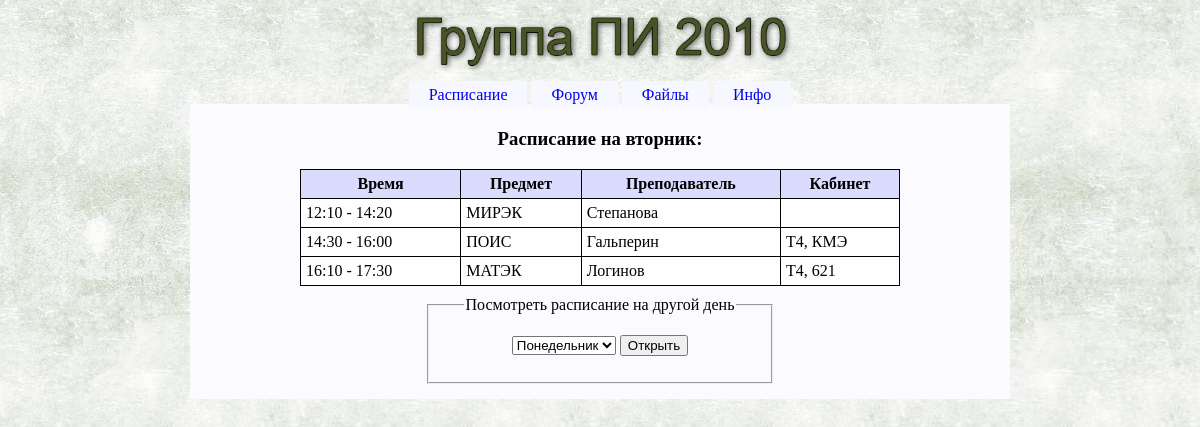
The page /timetable.php?week=2 on the database its author committed.
### tables this page shows
CREATE TABLE IF NOT EXISTS `c3_timetable` (
  `id` smallint(11) NOT NULL AUTO_INCREMENT,
  `day` enum('0','1','2','3','4','5','6') NOT NULL,
  `begin` time DEFAULT NULL,
  `end` time DEFAULT NULL,
  `title` varchar(20) NOT NULL,
  `teacher` varchar(20) DEFAULT NULL,
  `room` varchar(10) DEFAULT NULL,
  `parity` tinyint(4) NOT NULL DEFAULT '0',
  PRIMARY KEY (`id`)
);

### timetable.php (the view, shortened to what this page needs)
<?php
$week = array(0=>"воскресенье",1=>"понедельник",2=>"вторник",3=>"среда",4=>"четверг",5=>"пятница",6=>"суббота");
$parity = (date("W")%2 == 0) ? 2 : 1;
if(isset($_GET['week'])) {
	$weekint = abs(intval($_GET['week']));
	if($weekint > -1 || $weekint < 7) {
		$dnow = $weekint;
	}
	else {
		header("HTTP/1.1 301 Moved Permanently");
		header("Location: http://b1oki.hut4.ru/software/course3/index.php");
		exit;
	}
}
include("./include/sheader.php");
include("./include/nav.php");
?>
<section>
<h3>Расписание на <?php echo $week[$dnow]; ?>:</h3>
<?php
include("./include/connect.php");
$result = mysql_query("SELECT `id`, `day`, `begin`, `end`, `title`, `teacher`, `room`, `parity` FROM `c3_timetable` WHERE `day` = '$dnow' ORDER BY `begin`", $db) or die("Не могу выполнить запрос.");
if(mysql_num_rows($result)>0):
?>
	<table class="timetable">
		<thead>
		<tr>
			<th>Время</th>
			<th>Предмет</th>
			<th>Преподаватель</th>
			<th>Кабинет</th>
		</tr>
		</thead>
		<tbody>
<?php
	while ($row = mysql_fetch_assoc($result)):
		if(($row['parity'] == 0) || ($row['parity'] ==  $parity)):
			$hbegin = date("G", strtotime($row['begin']));
			$hend = date("G", strtotime($row['end']));
			$mbegin = date("i", strtotime($row['begin']));
			$mend = date("i", strtotime($row['end'])); ?>
		<tr>
			<td><?php echo $hbegin . ':' . $mbegin . ' - ' . $hend . ':' . $mend ?></td>
			<td><?php echo htmlspecialchars($row['title']) ?></td>
			<td><?php echo htmlspecialchars($row['teacher']) ?></td>
			<td><?php echo htmlspecialchars($row['room']) ?></td>
		</tr>
<?php endif; endwhile; ?>
		</tbody>
	</table>
<?php else:	echo "<p>На этот день нет занятий.</p>"; endif; ?>
<form action="timetable.php" method="get" class="chose_time">
	<fieldset>
		<legend>Посмотреть расписание на другой день</legend>
		<p>
			<select name="week">
				<option value="1">Понедельник</option>
			</select>
			<input type="submit" value="Открыть">
		</p>
	</fieldset>
</form>
</section>
</body>
</html>

### style.css (style rules this page uses)
section { margin:auto; padding:5px 10px; background:#fafaff; width:800px; }
table { border-collapse:collapse; }
table, tbody, thead, th, tr, td { margin:auto; border:1px solid #000; padding:5px; }
table.timetable { width:600px; }
th { background:#dbdbfd; text-align:center; }
tr { background:#fefefe; text-align:left; }
form.chose_time { margin:10px auto; width:350px; }

### rows shown on the page
c3_timetable: begin "12", begin "10", end "14", end "20", title "МИРЭК", teacher "Степанова"
c3_timetable: begin "14", begin "30", end "16", end "00", title "ПОИС", teacher "Гальперин", room "Т4, КМЭ"
c3_timetable: begin "16", begin "10", end "17", end "30", title "МАТЭК", teacher "Логинов", room "Т4, 621"

### other values the page prints
$week[$dnow] "вторник"
